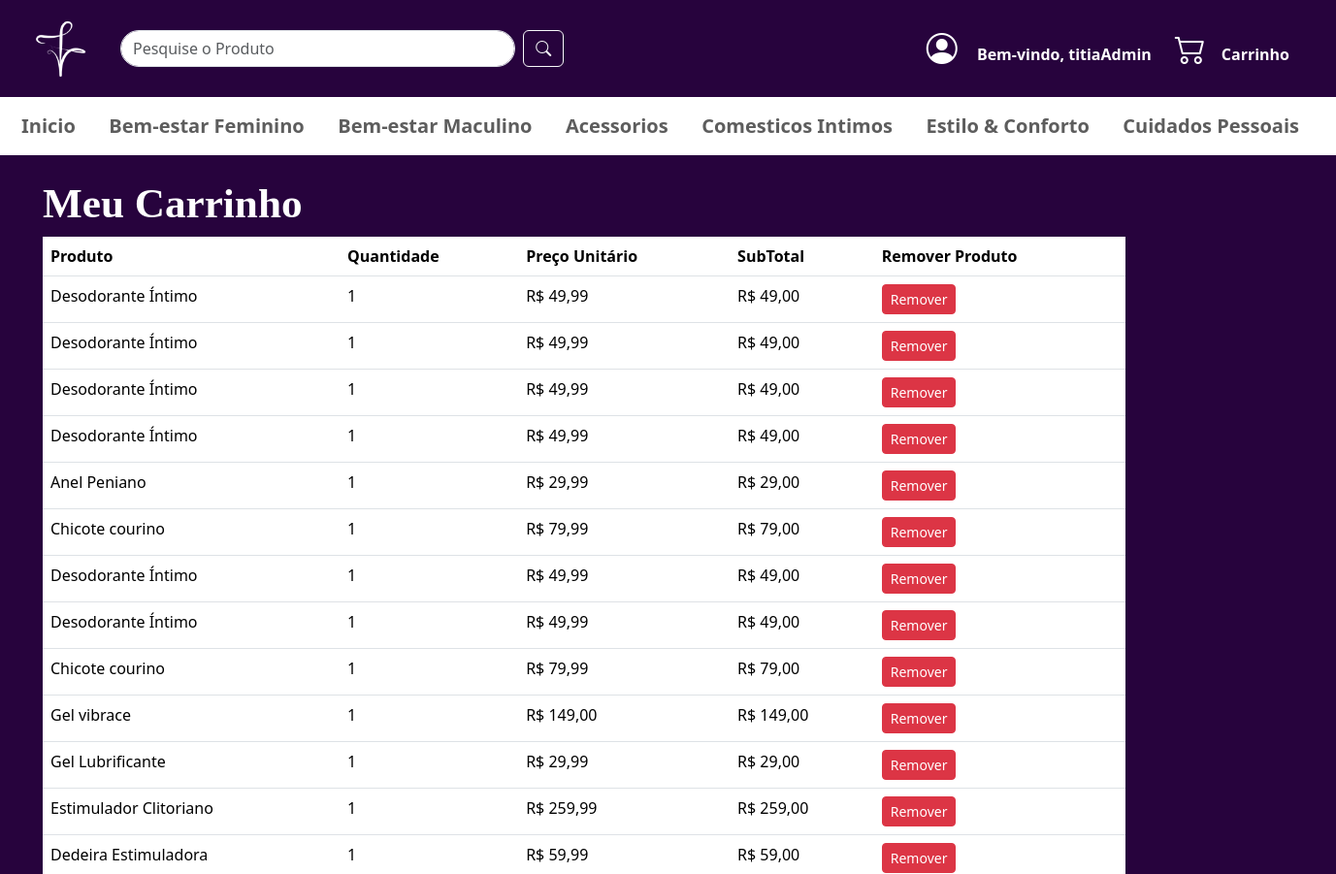
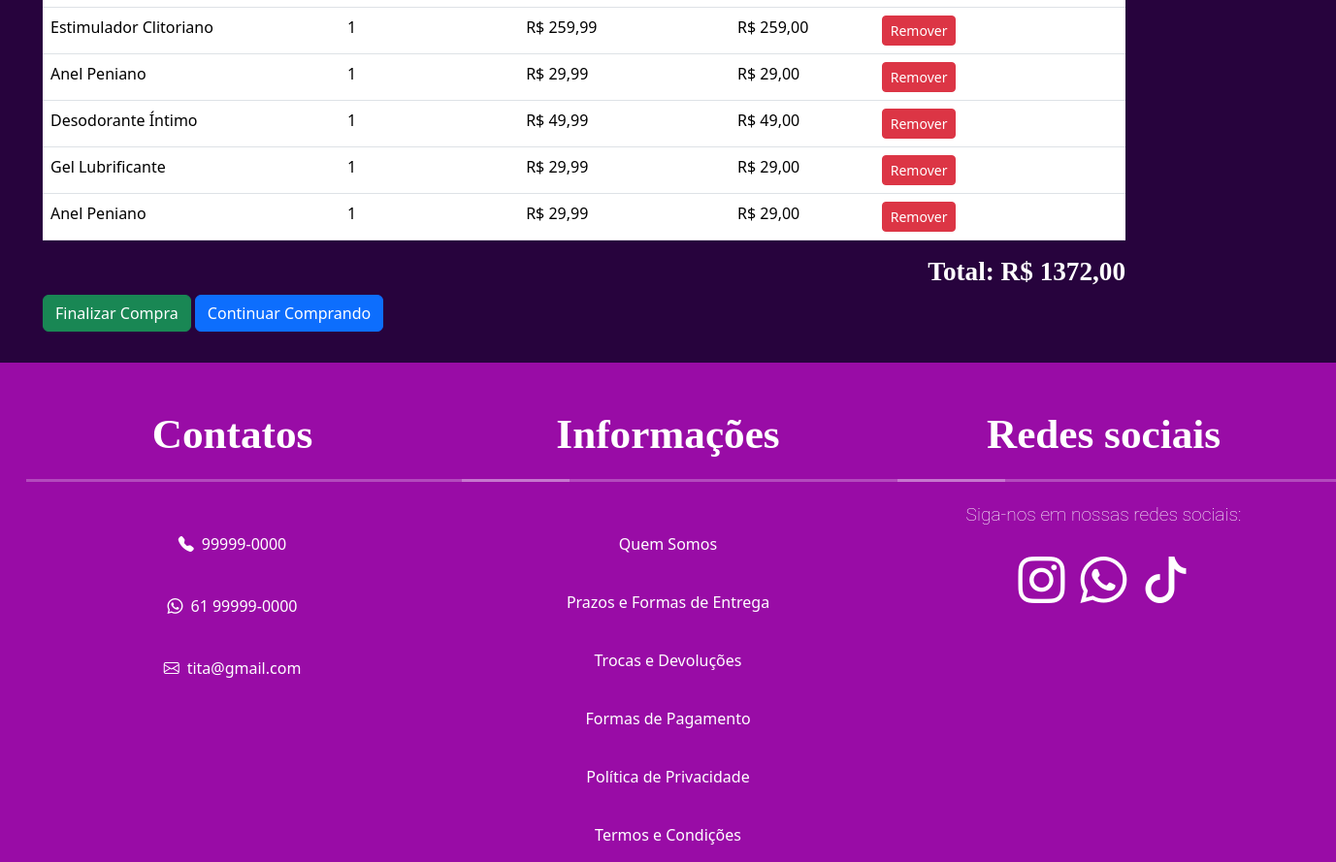
Before: /carrinho/ (signed in) with the older database file (2 pictures, top to bottom).
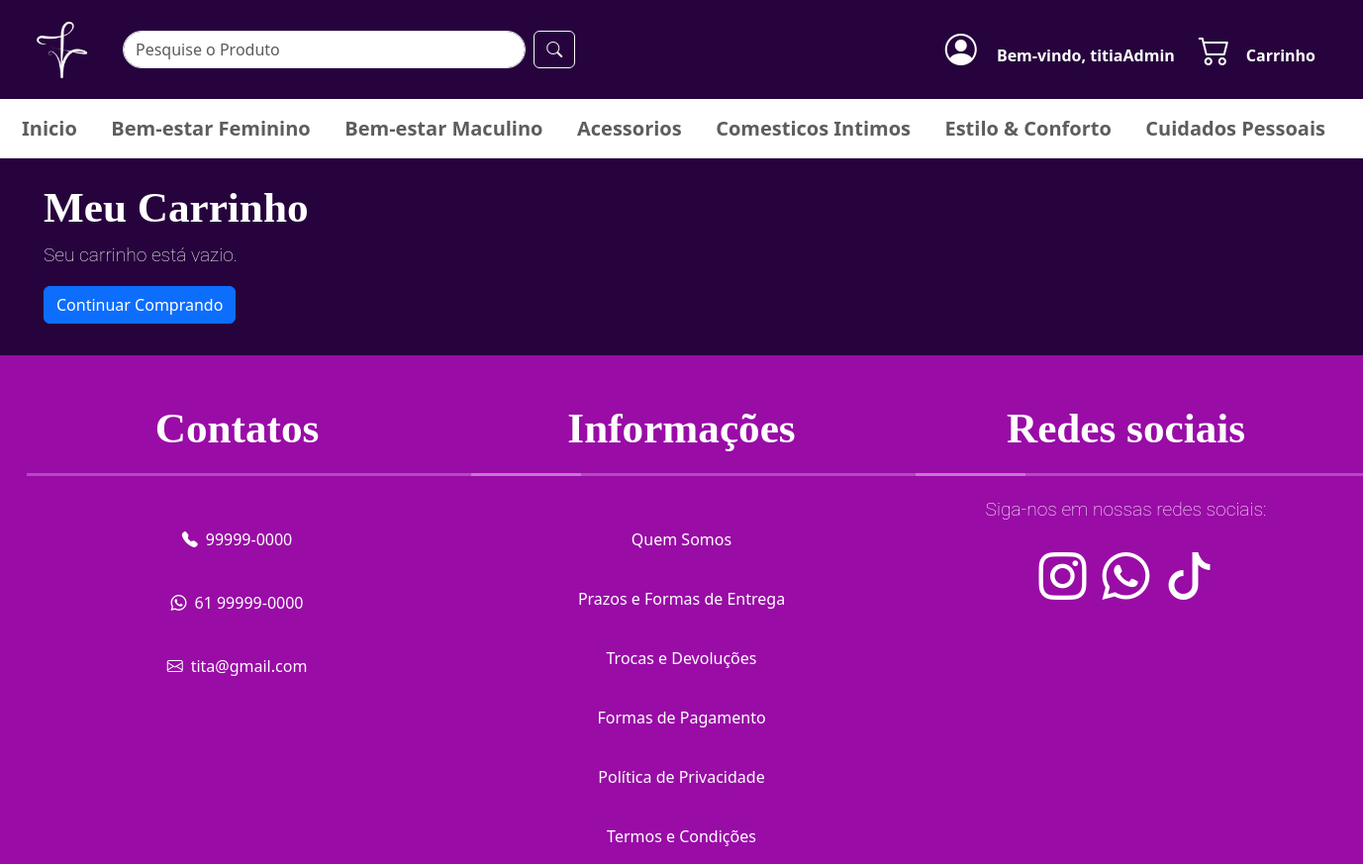
After: the same page with the newer database file.
### itensCarrinho/models.py (models this page shows, shortened)
class itensCarrinho(models.Model):
    carrinho = models.ForeignKey(Carrinho, on_delete=models.CASCADE)
    produto = models.ForeignKey(Produto, on_delete=models.CASCADE)
    avaliacao = models.PositiveIntegerField()
    quantidade = models.PositiveIntegerField()
    subtotal = models.PositiveIntegerField()

### produto/models.py (models this page shows, shortened)
class Produto(models.Model):
    name = models.CharField(max_length=200)
    brand = models.ForeignKey(Brand, on_delete=models.PROTECT, related_name='brand_product')
    category = models.ForeignKey(Category, on_delete=models.PROTECT, related_name='category_product')
    image = models.ImageField(upload_to= 'produtos/')
    description = models.TextField(blank=True, null=True)
    serie_number = models.CharField(max_length=100, blank=True, null=True)
    cost_price = models.DecimalField(max_digits=20, decimal_places=2)
    selling_price = models.DecimalField(max_digits=20, decimal_places=2)
    quantity = models.IntegerField(default=0)
    created_at = models.DateTimeField(auto_now_add=True)
    updated_at = models.DateTimeField(auto_now=True)
    class Meta:
        ordering = ['name']

### carrinho/views.py (the view)
# urls.py: path('carrinho/', carrinho_views.visualizar_carrinho, name='visualizar_carrinho' ),
def visualizar_carrinho(request):
    if not request.user.is_authenticated:
        return HttpResponse("Erro: Usuário não autenticado!", status=400)
    cliente = Cliente.objects.filter(user=request.user).first()
    if not cliente:
        return HttpResponse("Erro: Cliente não encontrado!", status=400)
    carrinho, created = Carrinho.objects.get_or_create(cliente=cliente)
    itens = carrinho.itenscarrinho_set.all()
    total = sum(item.subtotal for item in itens)
    return render(request, "carrinho_list.html", {"itens": itens, "total": total})

### carrinho/templates/carrinho_list.html (shortened to what this page needs)
{% extends 'base.html' %}
{% load static %}
{% block content %}
<div class="container mt-4" style=" margin: 2rem; ">
    <h2>Meu Carrinho</h2>
    {% if itens %}
        <table class="table"  >
            <thead>
                <tr>
                    <th>Produto</th>
                    <th>Quantidade</th>
                    <th>Preço Unitário</th>
                    <th>SubTotal</th>
                    <th>Remover Produto</th>
                </tr>
            </thead>
            <tbody>
                {% for item in itens %}
                    <tr>
                        <td>{{ item.produto.name }}</td>
                        <td>{{ item.quantidade }}</td>
                        <td>R$ {{ item.produto.selling_price }}</td>
                        <td>R$ {{ item.subtotal|floatformat:2 }}</td>
                        <td>
                            <a href="{% url 'excluir_item_carrinho' item.id %}" class="btn btn-danger btn-sm">
                                Remover
                            </a>
                        </td>
                    </tr>
                {% endfor %}
            </tbody>
        </table>
        <h4 class="text-end mt-3" style="font-size: 1.7rem;">Total: R$ {{ total|floatformat:2 }}</h4>
        <a href="{% url 'finalizar_carrinho'%}" class="btn btn-success">Finalizar Compra</a>
        <a href="{% url 'home' %}" class="btn btn-primary">Continuar Comprando</a>
    {% else %}
        <p>Seu carrinho está vazio.</p>
        <a href="{% url 'home' %}" class="btn btn-primary">Continuar Comprando</a>
    {% endif %}
</div>
  {% endblock %}

Changed rows visible on the page:
removed itensCarrinho: produto.name "Desodorante Íntimo", quantidade "1", produto.selling_price "49,99", subtotal "49,00"
removed itensCarrinho: produto.name "Desodorante Íntimo", quantidade "1", produto.selling_price "49,99", subtotal "49,00"
removed itensCarrinho: produto.name "Desodorante Íntimo", quantidade "1", produto.selling_price "49,99", subtotal "49,00"
removed itensCarrinho: produto.name "Desodorante Íntimo", quantidade "1", produto.selling_price "49,99", subtotal "49,00"
removed itensCarrinho: produto.name "Anel Peniano", quantidade "1", produto.selling_price "29,99", subtotal "29,00"
removed itensCarrinho: produto.name "Chicote courino", quantidade "1", produto.selling_price "79,99", subtotal "79,00"
removed itensCarrinho: produto.name "Desodorante Íntimo", quantidade "1", produto.selling_price "49,99", subtotal "49,00"
removed itensCarrinho: produto.name "Desodorante Íntimo", quantidade "1", produto.selling_price "49,99", subtotal "49,00"
removed itensCarrinho: produto.name "Chicote courino", quantidade "1", produto.selling_price "79,99", subtotal "79,00"
removed itensCarrinho: produto.name "Gel vibrace", quantidade "1", produto.selling_price "149,00", subtotal "149,00"
removed itensCarrinho: produto.name "Gel Lubrificante", quantidade "1", produto.selling_price "29,99", subtotal "29,00"
removed itensCarrinho: produto.name "Estimulador Clitoriano", quantidade "1", produto.selling_price "259,99", subtotal "259,00"
removed itensCarrinho: produto.name "Dedeira Estimuladora", quantidade "1", produto.selling_price "59,99", subtotal "59,00"
removed itensCarrinho: produto.name "Estimulador Clitoriano", quantidade "1", produto.selling_price "259,99", subtotal "259,00"
removed itensCarrinho: produto.name "Anel Peniano", quantidade "1", produto.selling_price "29,99", subtotal "29,00"
removed itensCarrinho: produto.name "Desodorante Íntimo", quantidade "1", produto.selling_price "49,99", subtotal "49,00"
removed itensCarrinho: produto.name "Gel Lubrificante", quantidade "1", produto.selling_price "29,99", subtotal "29,00"
removed itensCarrinho: produto.name "Anel Peniano", quantidade "1", produto.selling_price "29,99", subtotal "29,00"
Other visible differences:
{{ total|floatformat:2 }}: "1372,00" → (not shown)
text no longer shown: "Produto Quantidade Preço Unitário SubTotal Remover Produto Total: R$ Finalizar Compra"
text now shown: "Seu carrinho está vazio."
